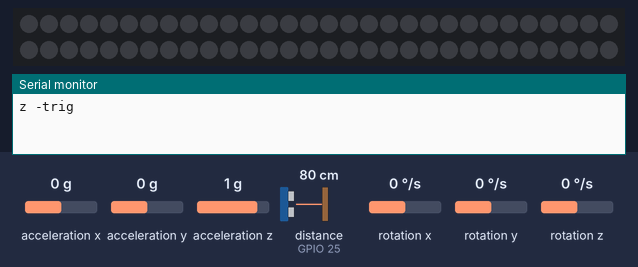
A sketch run on a simulated ESP32. On the bench: 60 RGB LEDs in strip order, left to right, continuing on the next row, the last lines printed to the serial monitor. Wiring (inferred from the names in the program): ultrasonic range finder: trigger GPIO 33; echo GPIO 25. The test bench sets the inputs (shaded band); at power-on: distance to the obstacle (sensor on GPIO 25) 80 cm, acceleration x 0 g, acceleration y 0 g, acceleration z 1 g, rotation x 0 °/s, rotation y 0 °/s, rotation z 0 °/s. The echo pulse lasts 58.3 µs per cm.

Above: at 1.7 s.
1.8 s: distance to the obstacle (sensor on GPIO 25) set to 2 cm
At 1.92 s:
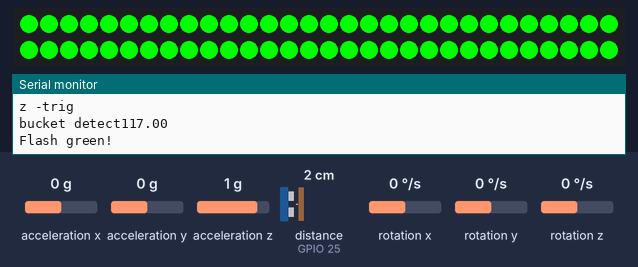
9.9 s: distance to the obstacle (sensor on GPIO 25) set to 4 cm
Timing chart, 0 to 12.9 s (numbered marks = the images above; inputs shaded):
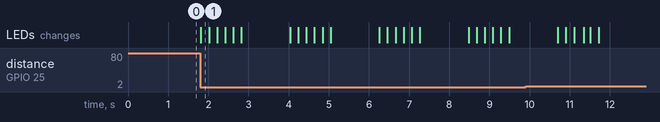

Measured:
- after the input at 1.8 s, the LEDs: change at once (image 1)

The sketch:

light_buckets.ino
```cpp
#include <Wire.h>
#include <MPU6050.h>
#include <Adafruit_NeoPixel.h>

#define LED_PIN    14
#define LED_COUNT 60

// Pixel controller
Adafruit_NeoPixel strip(LED_COUNT, LED_PIN, NEO_GRB + NEO_KHZ800);

// Accelerometer interface class
MPU6050 mpu;

bool bucket = false;
bool on_target = false;

// Thresholds for triggering motion in each direction
const int xThresh = 2;
const int yThresh = 2;
const int zThresh = 2;

// Pins for HC-SR04 ultrasonic sensor
const int trigPin = 33;
const int echoPin = 25;
const int accel_scl = 19; // These are unused, they are the defaults in arduino Wire library
const int accel_sda = 21;

const int post_action_delay = 900;
const int accelerometer_period = 250;

float duration;
int count = 0;

void setup() {
  // put your setup code here, to run once:
  Serial.begin(115200);

  strip.begin();           // INITIALIZE NeoPixel strip object (REQUIRED)
  strip.show();            // Turn OFF all pixels ASAP
  strip.setBrightness(255); // Set BRIGHTNESS to about 1/5 (max = 255)

  xTaskCreate(bucket_detect_tsk, "bucket", 4096, nullptr, tskIDLE_PRIORITY + 1, nullptr);
  xTaskCreate(on_target_detect_tsk, "ontarget", 4096, nullptr, tskIDLE_PRIORITY + 1, nullptr);

  // Give time for sensors to send through inital data before executing control logic
  delay(500);
  bucket = false;
  on_target = false;
}

int64_t miss_start = 0;
int64_t miss_timeout = 600*1000;
bool potential_miss = false;

void loop() {
  if(bucket){
    bucket = false;
    potential_miss = false;
    Serial.println("Flash green!");
    for(int i = 0; i < 3; i++){
      strip.fill(0x00ff00, 0, strip.numPixels());
      strip.show();
      delay(200);
      strip.fill(0, 0, strip.numPixels());
      strip.show();
      delay(200);
    }
    delay(1000);
    on_target = false;
    potential_miss = false;
  }

  // on_target is controlled by the accelerometer task
  if(!potential_miss && on_target){
    potential_miss = true;
    miss_start = esp_timer_get_time();
  }

  if(potential_miss && esp_timer_get_time() - miss_start > miss_timeout){
    Serial.println("Flash red!");
    strip.fill(0xff0000, 0, strip.numPixels());
    strip.show();
    delay(300);
    strip.fill(0, 0, strip.numPixels());
    strip.show();
    potential_miss = false;
    on_target = false;
  }

  delay(10);
}

// Detects buckets using ultrasonic sensor
void bucket_detect_tsk(void *arg){
  pinMode(trigPin, OUTPUT);
  pinMode(echoPin, INPUT);

  digitalWrite(trigPin, LOW);
  for(;;){
    delayMicroseconds(2);
    digitalWrite(trigPin, HIGH);
    delayMicroseconds(10);
    digitalWrite(trigPin, LOW);

    duration = pulseIn(echoPin, HIGH);
    //Serial.println(duration);
    //distance = (duration*.0343)/2;

    if(duration > 0 && duration < 400){
      Serial.print("bucket detect");
      Serial.println(duration);
      bucket = true;
      delay(post_action_delay);
    }

    delay(1);
  }
  vTaskDelete(nullptr);
}

// Detects shots on target using accelerometer(MPU5060)
void on_target_detect_tsk(void *arg){
  Vector prevAccel;
  if(!mpu.begin(MPU6050_SCALE_2000DPS, MPU6050_RANGE_2G)){
    Serial.println("Could not find a valid MPU6050 sensor, check wiring!");
    vTaskDelete(nullptr);
  }

  for(;;){
    Vector accel = mpu.readNormalizeAccel();

    bool xTrig = abs(accel.XAxis - prevAccel.XAxis) > xThresh;
    bool yTrig = abs(accel.YAxis - prevAccel.YAxis) > yThresh;
    bool zTrig = abs(accel.ZAxis - prevAccel.ZAxis) > zThresh;

    if(!on_target){
      if(xTrig){
        Serial.print("x");
      }
      if(yTrig){
        Serial.print("y");
      }
      if(zTrig){
        Serial.print("z");
      }

      if(xTrig || yTrig || zTrig){
        Serial.println(" -trig");
        on_target = true;
      }
    }

    prevAccel.XAxis = accel.XAxis;
    prevAccel.YAxis = accel.YAxis;
    prevAccel.ZAxis = accel.ZAxis;

    delay(accelerometer_period);
  }
  vTaskDelete(nullptr);
}
```
